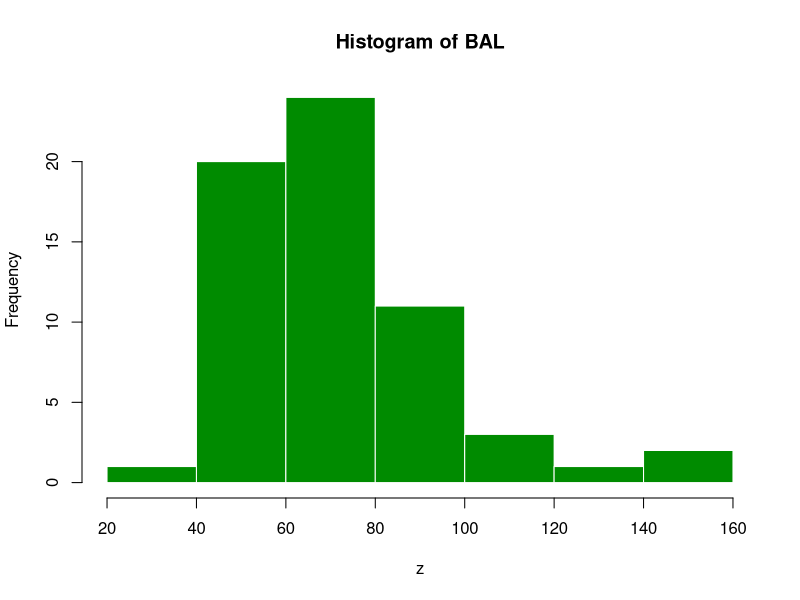
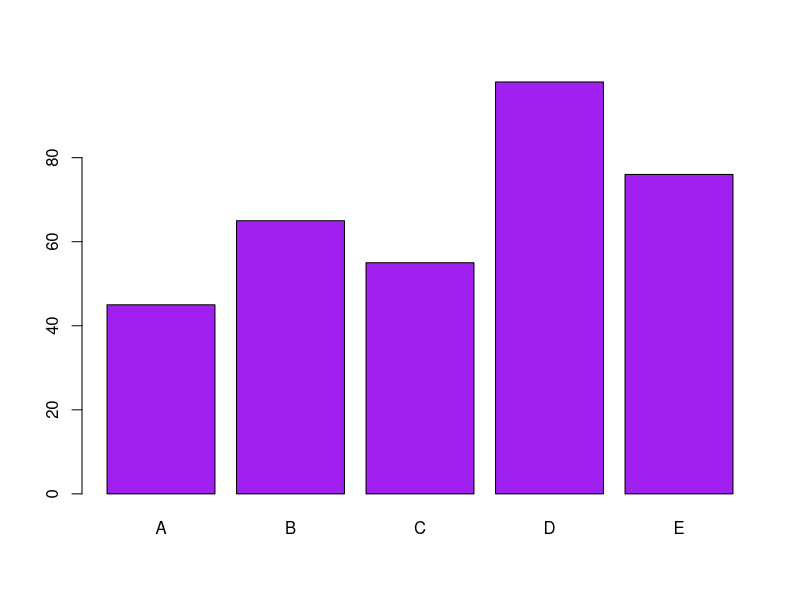

Recreate these plots in R, in order.
## ---- chunk 1
z = c(76,57,74,100,73,77,88,77,51,62,149,86,57,72,
      67,54,54,91,62,44,66,55,95,71,73,57,51,114,61,
      42,78, 53,106,35,85,72,61,72,41,59,63,54,59,128
      ,67,83,95,88,109,79,58,82,153,84,62,70,44,61,55,
      69,59,50)
hist(z,main="Histogram of BAL", col = "green4", border = "white")
## ---- chunk 2
stem(z)
## ---- chunk 3
mean(z)
median(z)
Q1 = quantile(z,0.25)
Q1
Q3 = quantile(z,0.75)
Q3
library(psych)
geometric.mean(z)
harmonic.mean(z)
## ---- chunk 4
x = c(1, 1.5, 2, 2.5, 3, 3.5, 4, 4.5, 5, 6, 12, 24, 15, 20)
x
## ---- chunk 5
mean(x)
median(x)
# Since every value occurs with single frequency,therefore mode doesn't exist
Q1 = quantile(x,0.25)
Q2 = quantile(x,0.50)
Q3 = quantile(x,0.75)
Q1
Q2
Q3
(Range = max(x)-min(x))
sd(x)
var(x)
(cv = sd(x)/mean(x)*100)
## ---- chunk 6
summary(x)
## ---- chunk 7
sort(x)
## ---- chunk 8
sort(x,decreasing = T)
## ---- chunk 9
order(x)
x[order(x)]
## ---- chunk 10
log(x)
log10(x)
log2(x)
3+log(x)
sum(x)
sin(x)
tan(x)
gamma(x)
lgamma(x)
## ---- chunk 11
y = x^3
y
y[2]
y[c(2,4)]
y[2:7]
## ---- chunk 12
marks = c(45,65,55,98,76)
marks
names(marks) = c("A","B","C","D","E")
barplot(marks, col="purple", border="black")
